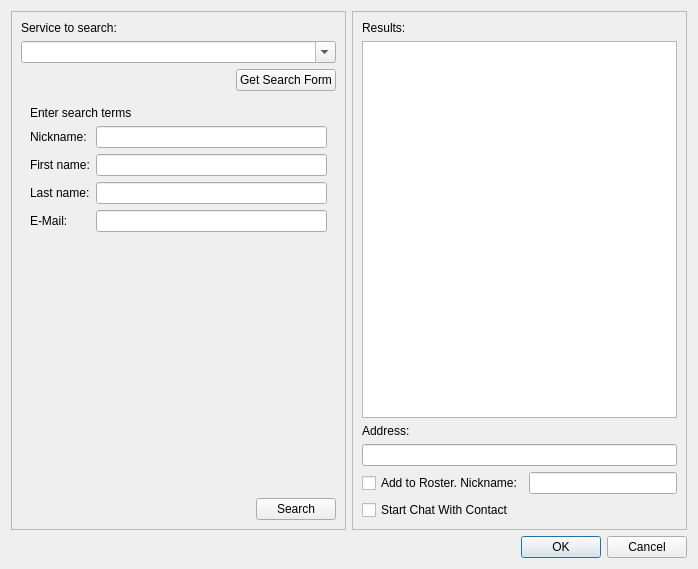
<?xml version="1.0" encoding="UTF-8"?>
<ui version="4.0">
 <class>QtUserSearchWindow</class>
 <widget class="QWidget" name="QtUserSearchWindow">
  <property name="geometry">
   <rect>
    <x>0</x>
    <y>0</y>
    <width>698</width>
    <height>569</height>
   </rect>
  </property>
  <property name="sizePolicy">
   <sizepolicy hsizetype="Expanding" vsizetype="Expanding">
    <horstretch>0</horstretch>
    <verstretch>0</verstretch>
   </sizepolicy>
  </property>
  <property name="windowTitle">
   <string>Find other users</string>
  </property>
  <layout class="QVBoxLayout" name="verticalLayout">
   <item>
    <layout class="QHBoxLayout" name="horizontalLayout">
     <property name="sizeConstraint">
      <enum>QLayout::SetNoConstraint</enum>
     </property>
     <item>
      <widget class="QFrame" name="frame">
       <property name="sizePolicy">
        <sizepolicy hsizetype="Expanding" vsizetype="Expanding">
         <horstretch>0</horstretch>
         <verstretch>0</verstretch>
        </sizepolicy>
       </property>
       <property name="frameShape">
        <enum>QFrame::StyledPanel</enum>
       </property>
       <property name="frameShadow">
        <enum>QFrame::Raised</enum>
       </property>
       <layout class="QVBoxLayout" name="verticalLayout_2">
        <item>
         <widget class="QLabel" name="label">
          <property name="text">
           <string>Service to search:</string>
          </property>
         </widget>
        </item>
        <item>
         <widget class="QComboBox" name="service_">
          <property name="editable">
           <bool>true</bool>
          </property>
         </widget>
        </item>
        <item>
         <layout class="QHBoxLayout" name="horizontalLayout_2">
          <item>
           <spacer name="horizontalSpacer">
            <property name="orientation">
             <enum>Qt::Horizontal</enum>
            </property>
            <property name="sizeHint" stdset="0">
             <size>
              <width>40</width>
              <height>20</height>
             </size>
            </property>
           </spacer>
          </item>
          <item>
           <widget class="QPushButton" name="getSearchForm_">
            <property name="text">
             <string>Get Search Form</string>
            </property>
           </widget>
          </item>
         </layout>
        </item>
        <item>
         <widget class="QStackedWidget" name="stack_">
          <property name="currentIndex">
           <number>1</number>
          </property>
          <widget class="QWidget" name="display">
           <layout class="QHBoxLayout" name="horizontalLayout_6">
            <item>
             <widget class="QLabel" name="messageLabel_">
              <property name="text">
               <string>TextLabel</string>
              </property>
              <property name="alignment">
               <set>Qt::AlignHCenter|Qt::AlignTop</set>
              </property>
              <property name="wordWrap">
               <bool>true</bool>
              </property>
             </widget>
            </item>
           </layout>
          </widget>
          <widget class="QWidget" name="legacy">
           <layout class="QVBoxLayout" name="verticalLayout_4">
            <item>
             <layout class="QGridLayout" name="gridLayout">
              <item row="0" column="0" colspan="2">
               <widget class="QLabel" name="label_4">
                <property name="text">
                 <string>Enter search terms</string>
                </property>
               </widget>
              </item>
              <item row="1" column="0">
               <widget class="QLabel" name="nickInputLabel_">
                <property name="text">
                 <string>Nickname:</string>
                </property>
               </widget>
              </item>
              <item row="1" column="1">
               <widget class="QLineEdit" name="nickInput_"/>
              </item>
              <item row="2" column="0">
               <widget class="QLabel" name="firstInputLabel_">
                <property name="text">
                 <string>First name:</string>
                </property>
               </widget>
              </item>
              <item row="2" column="1">
               <widget class="QLineEdit" name="firstInput_"/>
              </item>
              <item row="3" column="0">
               <widget class="QLabel" name="lastInputLabel_">
                <property name="text">
                 <string>Last name:</string>
                </property>
               </widget>
              </item>
              <item row="3" column="1">
               <widget class="QLineEdit" name="lastInput_"/>
              </item>
              <item row="4" column="0">
               <widget class="QLabel" name="emailInputLabel_">
                <property name="text">
                 <string>E-Mail:</string>
                </property>
               </widget>
              </item>
              <item row="4" column="1">
               <widget class="QLineEdit" name="emailInput_"/>
              </item>
             </layout>
            </item>
            <item>
             <spacer name="verticalSpacer">
              <property name="orientation">
               <enum>Qt::Vertical</enum>
              </property>
              <property name="sizeHint" stdset="0">
               <size>
                <width>20</width>
                <height>40</height>
               </size>
              </property>
             </spacer>
            </item>
           </layout>
          </widget>
         </widget>
        </item>
        <item>
         <layout class="QHBoxLayout" name="horizontalLayout_3">
          <item>
           <spacer name="horizontalSpacer_2">
            <property name="orientation">
             <enum>Qt::Horizontal</enum>
            </property>
            <property name="sizeHint" stdset="0">
             <size>
              <width>40</width>
              <height>20</height>
             </size>
            </property>
           </spacer>
          </item>
          <item>
           <widget class="QPushButton" name="search_">
            <property name="text">
             <string>Search</string>
            </property>
           </widget>
          </item>
         </layout>
        </item>
       </layout>
      </widget>
     </item>
     <item>
      <widget class="QFrame" name="frame_2">
       <property name="sizePolicy">
        <sizepolicy hsizetype="Expanding" vsizetype="Expanding">
         <horstretch>0</horstretch>
         <verstretch>0</verstretch>
        </sizepolicy>
       </property>
       <property name="frameShape">
        <enum>QFrame::StyledPanel</enum>
       </property>
       <property name="frameShadow">
        <enum>QFrame::Raised</enum>
       </property>
       <layout class="QVBoxLayout" name="verticalLayout_3">
        <item>
         <widget class="QLabel" name="label_2">
          <property name="text">
           <string>Results:</string>
          </property>
         </widget>
        </item>
        <item>
         <widget class="QTreeView" name="results_"/>
        </item>
        <item>
         <widget class="QLabel" name="label_3">
          <property name="text">
           <string>Address:</string>
          </property>
         </widget>
        </item>
        <item>
         <widget class="QLineEdit" name="jid_"/>
        </item>
        <item>
         <layout class="QHBoxLayout" name="horizontalLayout_4">
          <item>
           <widget class="QCheckBox" name="addToRoster_">
            <property name="text">
             <string>Add to Roster. Nickname:</string>
            </property>
           </widget>
          </item>
          <item>
           <widget class="QLineEdit" name="nickName_"/>
          </item>
         </layout>
        </item>
        <item>
         <layout class="QHBoxLayout" name="horizontalLayout_5">
          <item>
           <widget class="QCheckBox" name="startChat_">
            <property name="text">
             <string>Start Chat With Contact</string>
            </property>
           </widget>
          </item>
          <item>
           <spacer name="horizontalSpacer_4">
            <property name="orientation">
             <enum>Qt::Horizontal</enum>
            </property>
            <property name="sizeHint" stdset="0">
             <size>
              <width>40</width>
              <height>20</height>
             </size>
            </property>
           </spacer>
          </item>
         </layout>
        </item>
       </layout>
      </widget>
     </item>
    </layout>
   </item>
   <item>
    <widget class="QDialogButtonBox" name="buttonBox_">
     <property name="orientation">
      <enum>Qt::Horizontal</enum>
     </property>
     <property name="standardButtons">
      <set>QDialogButtonBox::Cancel|QDialogButtonBox::Ok</set>
     </property>
    </widget>
   </item>
  </layout>
 </widget>
 <resources/>
 <connections/>
</ui>
